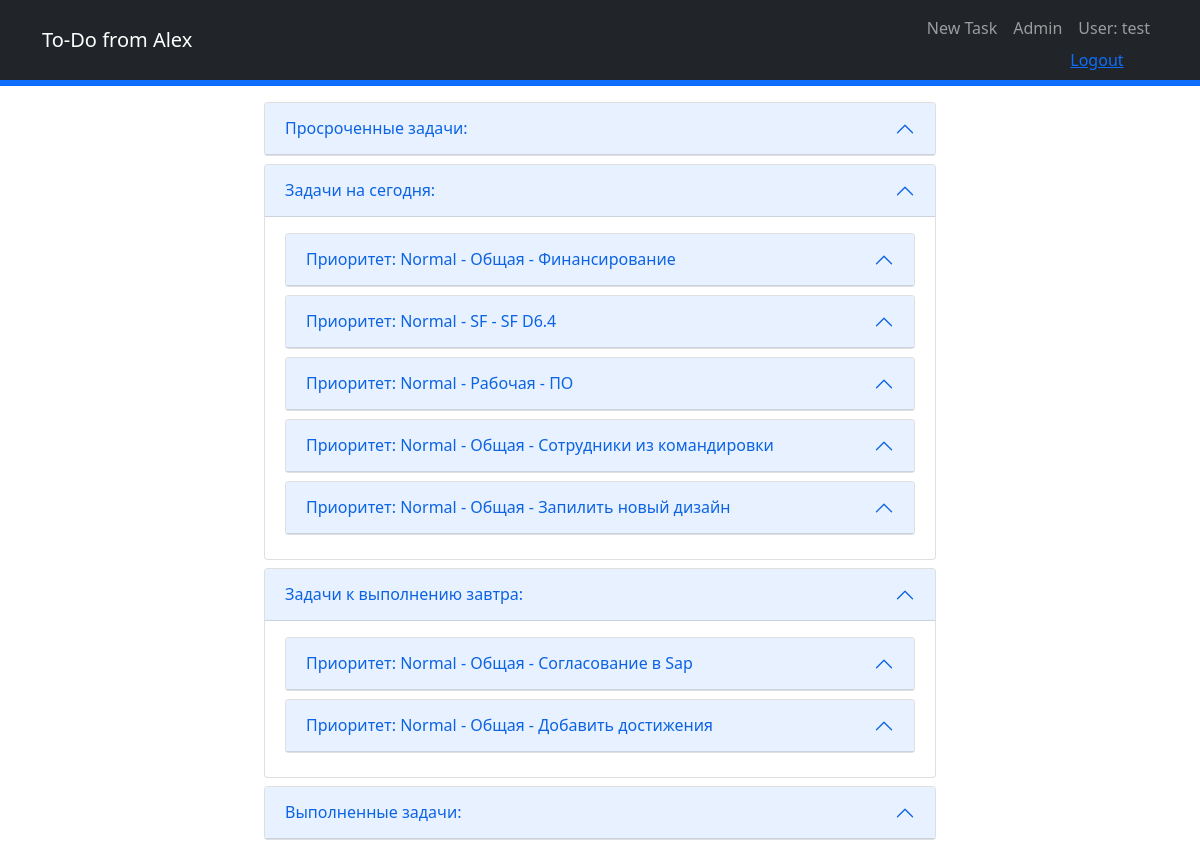
The page / (signed in) on the database its author committed.
### app/models.py (models this page shows, shortened)
class Task(models.Model):
    title = models.CharField(max_length=128)
    text = models.TextField(blank=True)
    date_time_start = models.DateTimeField(auto_now_add=True)
    date_finish = models.DateField(blank=True, null=True)
    time_finish = models.TimeField(blank=True, null=True)
    category = models.ForeignKey('Category', on_delete=models.CASCADE, default='Общая')
    slug = models.SlugField(blank=True)
    executor = models.ForeignKey(User, on_delete=models.CASCADE)
    priority = models.ForeignKey('Priority', on_delete=models.CASCADE, default='Normal')
    reminder = models.DateTimeField(blank=True, null=True)
    performed = 'PE'
    complete = 'CO'
    choice = [
        (performed, 'Выполняется'),
        (complete, 'Выполнено'),
    ]
    status = models.CharField(max_length=11, choices=choice, default=performed)
    class Meta:
        verbose_name = 'Задача'
        verbose_name_plural = 'Задачи'

class Priority(models.Model):
    low = 'Low'
    normal = 'Normal'
    high = 'Hign'
    PRIORITY = (
        (low, 'Low'),
        (normal, 'Normal'),
        (high, 'High'),
    )
    name = models.CharField(max_length=6, choices=PRIORITY, default=normal,  unique=True)
    class Meta:
        verbose_name = 'Приоритет'
        verbose_name_plural = 'Приоритеты'
    def __str__(self):
        return f'{self.name}'

class Category(models.Model):
    name = models.CharField(max_length=64)
    class Meta:
        verbose_name = 'Категория'
        verbose_name_plural = 'Категории'
    def __str__(self):
        return f'{self.name}'

### app/views.py (the view)
# urls.py: path('', TaskListView.as_view(), name='task_list'),
class TaskListView(ListView):
    model = Task
    template_name = 'task_list.html'
    context_object_name = 'task'
    ordering = ['-priority']
    def get_context_data(self, *args, **kwargs):
        context = super().get_context_data(*args, **kwargs)
        context['perform_yesterday'] = Task.objects.filter(executor_id=self.request.user.id, status='PE')\
            .filter(date_finish__lt=datetime.today().date()).order_by('-priority', 'date_finish', 'time_finish')
        context['perform_today'] = Task.objects.filter(executor_id=self.request.user.id, status='PE'). \
            filter(date_finish=datetime.today().date()).order_by('-priority')
        context['perform_tomorrow'] = Task.objects.filter(executor_id=self.request.user.id, status='PE')\
            .filter(date_finish=datetime.today().date() + timedelta(days=1)).order_by('-priority')
        context['perform_not_date'] = Task.objects.filter(executor_id=self.request.user.id, status='PE'). \
            filter(date_finish=None).order_by('-priority')
        context['completed'] = Task.objects.filter(executor_id=self.request.user.id, status='CO')
        context['subtask'] = SubTask.objects.filter(executor=self.request.user.id)
        return context

### app/models.py (called while the page is built)
    def __str__(self):
        return f'{self.executor}: {self.title}'

### app/templates/task_list.html (shortened to what this page needs)
{% extends 'template.html' %}
{% block navigation %}
    <li class="nav-item"><a class="nav-link" href="{% url 'task_create' %}">New Task</a></li>
{% endblock navigation %}
{% block content %}
<div class="container mb-2">
    <div class="accordion" id="accordion_perform_yesterday_main">
        <div class="accordion-item">
            <h2 class="accordion-header" id="headingOne">
                <button class="accordion-button" type="button" data-bs-toggle="collapse" data-bs-target="#collapseOne" aria-expanded="true" aria-controls="collapseOne">
                    Просроченные задачи:
                </button>
            </h2>
                    {% if perform_yesterday|length %}
                    {% for t in perform_yesterday %}
                                    {% load static %}
                    {% endfor %}
                    {% endif %}
        </div>
    </div>
</div>
{% if perform_today|length %}
<div class="container mb-2">
    <div class="accordion" id="accordion_perform_today_main">
        <div class="accordion-item">
            <h2 class="accordion-header" id="headingTwo">
                <button class="accordion-button" type="button" data-bs-toggle="collapse" data-bs-target="#collapseTwo" aria-expanded="true" aria-controls="collapseTwo">
                    Задачи на сегодня:
                </button>
            </h2>
            <div id="collapseTwo" class="accordion-collapse collapse show" aria-labelledby="headingTwo" data-bs-parent="#accordionExample">
                <div class="accordion-body">
                    {% if perform_today|length %}
                    {% for t in perform_today %}
                    <div class="accordion mb-2" id="accordion_perform_today">
                        <div class="accordion-item">
                            <h2 class="accordion-header" id="heading{{ t.id }}">
                                <button class="accordion-button" type="button" data-bs-toggle="collapse" data-bs-target="#collapse{{ t.id }}" aria-expanded="true" aria-controls="collapse{{ t.id }}">
                                    Приоритет: {{ t.priority }} - {{ t.category }} - {{ t.title }}
                                </button>
                            </h2>
                        </div>
                    </div>
                    {% endfor %}
                    {% endif %}
                </div>
            </div>
        </div>
    </div>
</div>
{% endif %}
{% if perform_tomorrow|length %}
<div class="container mb-2">
    <div class="accordion" id="accordion_perform_tomorrow_main">
        <div class="accordion-item">
            <h2 class="accordion-header" id="headingThree">
                <button class="accordion-button" type="button" data-bs-toggle="collapse" data-bs-target="#collapseThree" aria-expanded="true" aria-controls="collapseThree">
                    Задачи к выполнению завтра:
                </button>
            </h2>
            <div id="collapseThree" class="accordion-collapse collapse show" aria-labelledby="headingThree" data-bs-parent="#accordionExample">
                <div class="accordion-body">
                    {% if perform_tomorrow|length %}
                    {% for t in perform_tomorrow %}
                    <div class="accordion mb-2" id="accordion_perform_tomorrow">
                        <div class="accordion-item">
                            <h2 class="accordion-header" id="heading{{ t.id }}">
                                <button class="accordion-button" type="button" data-bs-toggle="collapse" data-bs-target="#collapse{{ t.id }}" aria-expanded="true" aria-controls="collapse{{ t.id }}">
                                    Приоритет: {{ t.priority }} - {{ t.category }} - {{ t.title }}
                                </button>
                            </h2>
                        </div>
                    </div>
                    {% endfor %}
                    {% endif %}
                </div>
            </div>
        </div>
    </div>
</div>
{% endif %}
{% if completed|length %}
<div class="container mb-2">
    <div class="accordion" id="accordion_complete_main">
        <div class="accordion-item">
            <h2 class="accordion-header" id="headingFive">
                <button class="accordion-button" type="button" data-bs-toggle="collapse" data-bs-target="#collapseFive" aria-expanded="true" aria-controls="collapseFive">
                    Выполненные задачи:
                </button>
            </h2>
        </div>
    </div>
</div>
{% endif %}
{% endblock content %}

### app/templates/template.html (shortened to what this page needs)
<!DOCTYPE html>
<html lang="en">
    <head>
        {% load static %}
        <link href="{% static 'css/styles.css' %}" rel="stylesheet" />
    </head>
    <body>
        <nav class="navbar navbar-expand-lg navbar-dark bg-dark fixed-top">
            <div class="container">
                <a class="navbar-brand" href="#">To-Do from Alex</a>
                <div class="collapse navbar-collapse" id="navbarSupportedContent">
                    <ul class="navbar-nav ms-auto mb-2 mb-lg-0">
                        {% block navigation %}
                        {% endblock navigation %}
                            <li class="nav-item"><a class="nav-link" href="/admin/">Admin</a></li>
                        {% if user.is_authenticated %}
                        <li class="nav-item"><a class="nav-link" href="{% url 'profile' request.user.id %}">User: {{ request.user.username }}</a><a href="/accounts/logout/">Logout<a/></li>
                        {% else %}
                            <li class="nav-item"><a class="nav-link" href="">Вы вошли как Гость</a><a href="/accounts/login/">Login<a/></li></li>
                        {% endif %}
                    </ul>
                </div>
            </div>
        </nav>
        <header class="bg-primary bg-gradient text-white">
            <div class="container px-4 text-center">
                <h1 class="fw-bolder">ToDo</h1>
                <p class="lead">ToDo</p>
            </div>
        </header>
        <div class="container px-4">
            <div class="row gx-4 justify-content-center">
                    <div class="col-lg-8">
            {% block content %}
            {% endblock content %}
                    </div>
            </div>
        </div>
    </body>
</html>

### rows shown on the page
Task: priority "Normal", category "Общая", title "Финансирование"
Task: priority "Normal", category "SF", title "SF D6.4"
Task: priority "Normal", category "Рабочая", title "ПО"
Task: priority "Normal", category "Общая", title "Сотрудники из командировки"
Task: priority "Normal", category "Общая", title "Запилить новый дизайн"
Task: priority "Normal", category "Общая", title "Согласование в Sap"
Task: priority "Normal", category "Общая", title "Добавить достижения"

### other values the page prints
{{ request.user.username }} "test"
